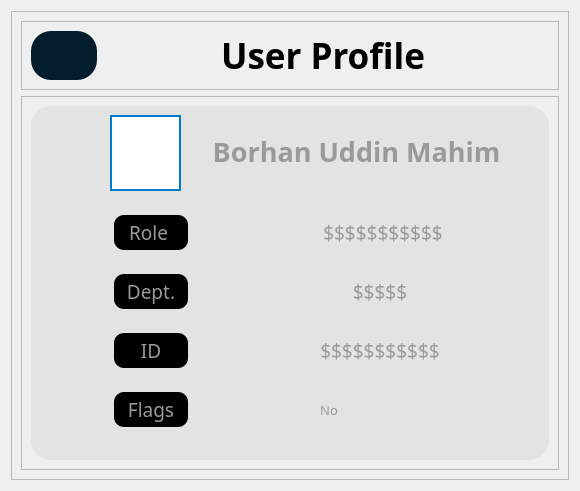
      <widget class="QWidget" name="user_profile">
       <property name="sizePolicy">
        <sizepolicy hsizetype="Expanding" vsizetype="Expanding">
         <horstretch>0</horstretch>
         <verstretch>0</verstretch>
        </sizepolicy>
       </property>
       <attribute name="title">
        <string>Tab 8</string>
       </attribute>
       <layout class="QVBoxLayout" name="verticalLayout_27">
        <item>
         <widget class="QFrame" name="frame_14">
          <property name="sizePolicy">
           <sizepolicy hsizetype="Expanding" vsizetype="Expanding">
            <horstretch>0</horstretch>
            <verstretch>0</verstretch>
           </sizepolicy>
          </property>
          <property name="frameShape">
           <enum>QFrame::StyledPanel</enum>
          </property>
          <property name="frameShadow">
           <enum>QFrame::Raised</enum>
          </property>
          <layout class="QVBoxLayout" name="verticalLayout_23">
           <item>
            <widget class="QFrame" name="frame_18">
             <property name="sizePolicy">
              <sizepolicy hsizetype="Expanding" vsizetype="Expanding">
               <horstretch>0</horstretch>
               <verstretch>0</verstretch>
              </sizepolicy>
             </property>
             <property name="maximumSize">
              <size>
               <width>16777215</width>
               <height>86</height>
              </size>
             </property>
             <property name="frameShape">
              <enum>QFrame::StyledPanel</enum>
             </property>
             <property name="frameShadow">
              <enum>QFrame::Raised</enum>
             </property>
             <layout class="QVBoxLayout" name="verticalLayout_24">
              <item>
               <layout class="QHBoxLayout" name="horizontalLayout_13">
                <property name="spacing">
                 <number>0</number>
                </property>
                <item>
                 <widget class="QPushButton" name="reservation_BTH_5">
                  <property name="sizePolicy">
                   <sizepolicy hsizetype="Expanding" vsizetype="Expanding">
                    <horstretch>0</horstretch>
                    <verstretch>0</verstretch>
                   </sizepolicy>
                  </property>
                  <property name="minimumSize">
                   <size>
                    <width>0</width>
                    <height>0</height>
                   </size>
                  </property>
                  <property name="maximumSize">
                   <size>
                    <width>66</width>
                    <height>71</height>
                   </size>
                  </property>
                  <property name="cursor">
                   <cursorShape>PointingHandCursor</cursorShape>
                  </property>
                  <property name="toolTip">
                   <string>Go back to home</string>
                  </property>
                  <property name="layoutDirection">
                   <enum>Qt::RightToLeft</enum>
                  </property>
                  <property name="styleSheet">
                   <string notr="true">QPushButton{
background-color: rgb(4, 29, 45);
border-radius:20px;
border:none;
}
QPushButton:hover{
background-color: rgb(11, 79, 167);
border-radius:20px;
border:none;
}</string>
                  </property>
                  <property name="text">
                   <string/>
                  </property>
                  <property name="icon">
                   <iconset>
                    <normaloff>Asset/back-svgrepo-com.svg</normaloff>Asset/back-svgrepo-com.svg</iconset>
                  </property>
                  <property name="iconSize">
                   <size>
                    <width>40</width>
                    <height>60</height>
                   </size>
                  </property>
                 </widget>
                </item>
                <item alignment="Qt::AlignHCenter">
                 <widget class="QLabel" name="resevation_heading_5">
                  <property name="font">
                   <font>
                    <family>Montserrat</family>
                    <pointsize>26</pointsize>
                    <bold>true</bold>
                   </font>
                  </property>
                  <property name="styleSheet">
                   <string notr="true"/>
                  </property>
                  <property name="text">
                   <string>User Profile</string>
                  </property>
                  <property name="alignment">
                   <set>Qt::AlignCenter</set>
                  </property>
                 </widget>
                </item>
               </layout>
              </item>
             </layout>
            </widget>
           </item>
           <item>
            <widget class="QFrame" name="frame_19">
             <property name="frameShape">
              <enum>QFrame::StyledPanel</enum>
             </property>
             <property name="frameShadow">
              <enum>QFrame::Raised</enum>
             </property>
             <layout class="QVBoxLayout" name="verticalLayout_28">
              <item>
               <widget class="QFrame" name="frame_20">
                <property name="styleSheet">
                 <string notr="true">border-color: rgb(0, 0, 0);
border-radius:20px;
background-color: rgb(227, 227, 227);
</string>
                </property>
                <property name="frameShape">
                 <enum>QFrame::StyledPanel</enum>
                </property>
                <property name="frameShadow">
                 <enum>QFrame::Raised</enum>
                </property>
                <layout class="QVBoxLayout" name="verticalLayout_25">
                 <item alignment="Qt::AlignHCenter">
                  <widget class="QFrame" name="frame_22">
                   <property name="sizePolicy">
                    <sizepolicy hsizetype="Expanding" vsizetype="Expanding">
                     <horstretch>0</horstretch>
                     <verstretch>0</verstretch>
                    </sizepolicy>
                   </property>
                   <property name="minimumSize">
                    <size>
                     <width>500</width>
                     <height>85</height>
                    </size>
                   </property>
                   <property name="maximumSize">
                    <size>
                     <width>0</width>
                     <height>85</height>
                    </size>
                   </property>
                   <property name="frameShape">
                    <enum>QFrame::StyledPanel</enum>
                   </property>
                   <property name="frameShadow">
                    <enum>QFrame::Raised</enum>
                   </property>
                   <widget class="QLabel" name="resevation_heading_6">
                    <property name="geometry">
                     <rect>
                      <x>150</x>
                      <y>20</y>
                      <width>333</width>
                      <height>33</height>
                     </rect>
                    </property>
                    <property name="sizePolicy">
                     <sizepolicy hsizetype="Expanding" vsizetype="Expanding">
                      <horstretch>0</horstretch>
                      <verstretch>0</verstretch>
                     </sizepolicy>
                    </property>
                    <property name="minimumSize">
                     <size>
                      <width>329</width>
                      <height>0</height>
                     </size>
                    </property>
                    <property name="font">
                     <font>
                      <family>Montserrat</family>
                      <pointsize>20</pointsize>
                      <bold>true</bold>
                     </font>
                    </property>
                    <property name="styleSheet">
                     <string notr="true">color:rgba(4, 29, 45);
color: rgb(154, 154, 154);

border:none;</string>
                    </property>
                    <property name="text">
                     <string>Borhan Uddin Mahim</string>
                    </property>
                    <property name="alignment">
                     <set>Qt::AlignCenter</set>
                    </property>
                   </widget>
                   <widget class="QLabel" name="label_6">
                    <property name="geometry">
                     <rect>
                      <x>70</x>
                      <y>0</y>
                      <width>71</width>
                      <height>76</height>
                     </rect>
                    </property>
                    <property name="sizePolicy">
                     <sizepolicy hsizetype="Preferred" vsizetype="Preferred">
                      <horstretch>0</horstretch>
                      <verstretch>0</verstretch>
                     </sizepolicy>
                    </property>
                    <property name="minimumSize">
                     <size>
                      <width>30</width>
                      <height>76</height>
                     </size>
                    </property>
                    <property name="styleSheet">
                     <string notr="true">background-color: rgb(255, 255, 255);
border-color: rgb(0, 0, 0);
border: 2px solid #007ACC;
border-radius:0px;</string>
                    </property>
                    <property name="text">
                     <string/>
                    </property>
                   </widget>
                  </widget>
                 </item>
                 <item alignment="Qt::AlignHCenter">
                  <widget class="QFrame" name="frame_21">
                   <property name="sizePolicy">
                    <sizepolicy hsizetype="Expanding" vsizetype="Fixed">
                     <horstretch>0</horstretch>
                     <verstretch>0</verstretch>
                    </sizepolicy>
                   </property>
                   <property name="minimumSize">
                    <size>
                     <width>370</width>
                     <height>185</height>
                    </size>
                   </property>
                   <property name="maximumSize">
                    <size>
                     <width>370</width>
                     <height>16777215</height>
                    </size>
                   </property>
                   <property name="sizeIncrement">
                    <size>
                     <width>0</width>
                     <height>0</height>
                    </size>
                   </property>
                   <property name="frameShape">
                    <enum>QFrame::StyledPanel</enum>
                   </property>
                   <property name="frameShadow">
                    <enum>QFrame::Raised</enum>
                   </property>
                   <layout class="QVBoxLayout" name="verticalLayout_29">
                    <item>
                     <layout class="QVBoxLayout" name="verticalLayout_26" stretch="0,0,0,0">
                      <property name="spacing">
                       <number>9</number>
                      </property>
                      <property name="sizeConstraint">
                       <enum>QLayout::SetMinAndMaxSize</enum>
                      </property>
                      <property name="bottomMargin">
                       <number>0</number>
                      </property>
                      <item>
                       <layout class="QHBoxLayout" name="horizontalLayout_17">
                        <property name="spacing">
                         <number>21</number>
                        </property>
                        <property name="bottomMargin">
                         <number>15</number>
                        </property>
                        <item alignment="Qt::AlignLeft">
                         <widget class="QLabel" name="resevation_heading_7">
                          <property name="sizePolicy">
                           <sizepolicy hsizetype="Fixed" vsizetype="Fixed">
                            <horstretch>0</horstretch>
                            <verstretch>0</verstretch>
                           </sizepolicy>
                          </property>
                          <property name="minimumSize">
                           <size>
                            <width>74</width>
                            <height>35</height>
                           </size>
                          </property>
                          <property name="font">
                           <font>
                            <family>Montserrat</family>
                            <pointsize>14</pointsize>
                            <bold>false</bold>
                           </font>
                          </property>
                          <property name="styleSheet">
                           <string notr="true">color:rgba(4, 29, 45);
color: rgb(154, 154, 154);
background-color: rgb(0, 0, 0);
border-radius:10px;
border:none;</string>
                          </property>
                          <property name="text">
                           <string>Role </string>
                          </property>
                          <property name="alignment">
                           <set>Qt::AlignCenter</set>
                          </property>
                         </widget>
                        </item>
                        <item alignment="Qt::AlignHCenter">
                         <widget class="QLabel" name="resevation_heading_10">
                          <property name="sizePolicy">
                           <sizepolicy hsizetype="Fixed" vsizetype="Fixed">
                            <horstretch>0</horstretch>
                            <verstretch>0</verstretch>
                           </sizepolicy>
                          </property>
                          <property name="minimumSize">
                           <size>
                            <width>74</width>
                            <height>35</height>
                           </size>
                          </property>
                          <property name="font">
                           <font>
                            <family>Montserrat</family>
                            <pointsize>14</pointsize>
                            <bold>false</bold>
                           </font>
                          </property>
                          <property name="styleSheet">
                           <string notr="true">color:rgba(4, 29, 45);
color: rgb(154, 154, 154);

border:none;</string>
                          </property>
                          <property name="text">
                           <string>$$$$$$$$$$$</string>
                          </property>
                          <property name="alignment">
                           <set>Qt::AlignCenter</set>
                          </property>
                         </widget>
                        </item>
                       </layout>
                      </item>
                      <item>
                       <layout class="QHBoxLayout" name="horizontalLayout_16">
                        <property name="bottomMargin">
                         <number>15</number>
                        </property>
                        <item alignment="Qt::AlignLeft">
                         <widget class="QLabel" name="resevation_heading_8">
                          <property name="minimumSize">
                           <size>
                            <width>74</width>
                            <height>35</height>
                           </size>
                          </property>
                          <property name="font">
                           <font>
                            <family>Montserrat</family>
                            <pointsize>14</pointsize>
                            <bold>false</bold>
                           </font>
                          </property>
                          <property name="styleSheet">
                           <string notr="true">color:rgba(4, 29, 45);
color: rgb(154, 154, 154);
background-color: rgb(0, 0, 0);
border-radius:10px;
border:none;</string>
                          </property>
                          <property name="text">
                           <string>Dept.</string>
                          </property>
                          <property name="alignment">
                           <set>Qt::AlignCenter</set>
                          </property>
                         </widget>
                        </item>
                        <item alignment="Qt::AlignHCenter">
                         <widget class="QLabel" name="resevation_heading_11">
                          <property name="minimumSize">
                           <size>
                            <width>74</width>
                            <height>35</height>
                           </size>
                          </property>
                          <property name="font">
                           <font>
                            <family>Montserrat</family>
                            <pointsize>14</pointsize>
                            <bold>false</bold>
                           </font>
                          </property>
                          <property name="styleSheet">
                           <string notr="true">color:rgba(4, 29, 45);
color: rgb(154, 154, 154);

border:none;</string>
                          </property>
                          <property name="text">
                           <string>$$$$$</string>
                          </property>
                          <property name="alignment">
                           <set>Qt::AlignCenter</set>
                          </property>
                         </widget>
                        </item>
                       </layout>
                      </item>
                      <item>
                       <layout class="QHBoxLayout" name="horizontalLayout_15">
                        <property name="bottomMargin">
                         <number>15</number>
                        </property>
                        <item alignment="Qt::AlignLeft">
                         <widget class="QLabel" name="resevation_heading_9">
                          <property name="minimumSize">
                           <size>
                            <width>74</width>
                            <height>35</height>
                           </size>
                          </property>
                          <property name="font">
                           <font>
                            <family>Montserrat</family>
                            <pointsize>14</pointsize>
                            <bold>false</bold>
                           </font>
                          </property>
                          <property name="styleSheet">
                           <string notr="true">color:rgba(4, 29, 45);
color: rgb(154, 154, 154);
background-color: rgb(0, 0, 0);
border-radius:10px;
border:none;</string>
                          </property>
                          <property name="text">
                           <string>ID</string>
                          </property>
                          <property name="alignment">
                           <set>Qt::AlignCenter</set>
                          </property>
                         </widget>
                        </item>
                        <item alignment="Qt::AlignHCenter">
                         <widget class="QLabel" name="resevation_heading_13">
                          <property name="minimumSize">
                           <size>
                            <width>74</width>
                            <height>35</height>
                           </size>
                          </property>
                          <property name="font">
                           <font>
                            <family>Montserrat</family>
                            <pointsize>14</pointsize>
                            <bold>false</bold>
                           </font>
                          </property>
                          <property name="styleSheet">
                           <string notr="true">color:rgba(4, 29, 45);
color: rgb(154, 154, 154);

border:none;</string>
                          </property>
                          <property name="text">
                           <string>$$$$$$$$$$$</string>
                          </property>
                          <property name="alignment">
                           <set>Qt::AlignCenter</set>
                          </property>
                         </widget>
                        </item>
                       </layout>
                      </item>
                      <item>
                       <layout class="QHBoxLayout" name="horizontalLayout_14">
                        <property name="spacing">
                         <number>1</number>
                        </property>
                        <property name="bottomMargin">
                         <number>15</number>
                        </property>
                        <item alignment="Qt::AlignLeft">
                         <widget class="QLabel" name="resevation_heading_14">
                          <property name="minimumSize">
                           <size>
                            <width>74</width>
                            <height>35</height>
                           </size>
                          </property>
                          <property name="font">
                           <font>
                            <family>Montserrat</family>
                            <pointsize>14</pointsize>
                            <bold>false</bold>
                           </font>
                          </property>
                          <property name="styleSheet">
                           <string notr="true">color:rgba(4, 29, 45);
color: rgb(154, 154, 154);
background-color: rgb(0, 0, 0);
border-radius:10px;
border:none;</string>
                          </property>
                          <property name="text">
                           <string>Flags</string>
                          </property>
                          <property name="alignment">
                           <set>Qt::AlignCenter</set>
                          </property>
                         </widget>
                        </item>
                        <item alignment="Qt::AlignRight">
                         <widget class="QLabel" name="resevation_heading_12">
                          <property name="minimumSize">
                           <size>
                            <width>274</width>
                            <height>35</height>
                           </size>
                          </property>
                          <property name="font">
                           <font>
                            <family>Montserrat</family>
                            <pointsize>10</pointsize>
                            <bold>false</bold>
                           </font>
                          </property>
                          <property name="styleSheet">
                           <string notr="true">color:rgba(4, 29, 45);
color: rgb(154, 154, 154);

border:none;</string>
                          </property>
                          <property name="text">
                           <string>No</string>
                          </property>
                          <property name="alignment">
                           <set>Qt::AlignCenter</set>
                          </property>
                         </widget>
                        </item>
                       </layout>
                      </item>
                     </layout>
                    </item>
                   </layout>
                  </widget>
                 </item>
                </layout>
               </widget>
              </item>
             </layout>
            </widget>
           </item>
          </layout>
         </widget>
        </item>
       </layout>
      </widget>
